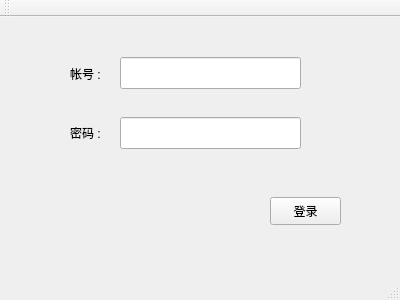
<?xml version="1.0" encoding="UTF-8"?>
<ui version="4.0">
 <class>start</class>
 <widget class="QMainWindow" name="start">
  <property name="geometry">
   <rect>
    <x>0</x>
    <y>0</y>
    <width>400</width>
    <height>300</height>
   </rect>
  </property>
  <property name="windowTitle">
   <string>start</string>
  </property>
  <widget class="QWidget" name="centralWidget">
   <widget class="QPushButton" name="login_pushButton">
    <property name="geometry">
     <rect>
      <x>270</x>
      <y>180</y>
      <width>71</width>
      <height>28</height>
     </rect>
    </property>
    <property name="text">
     <string>登录</string>
    </property>
   </widget>
   <widget class="QLineEdit" name="id_lineEdit">
    <property name="geometry">
     <rect>
      <x>120</x>
      <y>40</y>
      <width>181</width>
      <height>32</height>
     </rect>
    </property>
   </widget>
   <widget class="QLabel" name="label">
    <property name="geometry">
     <rect>
      <x>70</x>
      <y>47</y>
      <width>42</width>
      <height>20</height>
     </rect>
    </property>
    <property name="text">
     <string>帐号 : </string>
    </property>
   </widget>
   <widget class="QLabel" name="label_2">
    <property name="geometry">
     <rect>
      <x>70</x>
      <y>106</y>
      <width>38</width>
      <height>20</height>
     </rect>
    </property>
    <property name="text">
     <string>密码 :</string>
    </property>
   </widget>
   <widget class="QLineEdit" name="passwd_lineEdit">
    <property name="geometry">
     <rect>
      <x>120</x>
      <y>100</y>
      <width>181</width>
      <height>32</height>
     </rect>
    </property>
   </widget>
  </widget>
  <widget class="QToolBar" name="mainToolBar">
   <attribute name="toolBarArea">
    <enum>TopToolBarArea</enum>
   </attribute>
   <attribute name="toolBarBreak">
    <bool>false</bool>
   </attribute>
  </widget>
  <widget class="QStatusBar" name="statusBar"/>
 </widget>
 <layoutdefault spacing="6" margin="11"/>
 <resources/>
 <connections/>
</ui>
